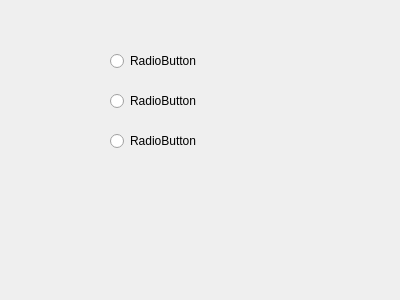
<?xml version="1.0" encoding="UTF-8"?>
<ui version="4.0">
 <class>difficultydialog</class>
 <widget class="QDialog" name="difficultydialog">
  <property name="geometry">
   <rect>
    <x>0</x>
    <y>0</y>
    <width>400</width>
    <height>300</height>
   </rect>
  </property>
  <property name="windowTitle">
   <string>Dialog</string>
  </property>
  <widget class="QRadioButton" name="easyRadioButton">
   <property name="geometry">
    <rect>
     <x>110</x>
     <y>50</y>
     <width>91</width>
     <height>22</height>
    </rect>
   </property>
   <property name="text">
    <string>RadioButton</string>
   </property>
  </widget>
  <widget class="QRadioButton" name="middleRadioButton">
   <property name="geometry">
    <rect>
     <x>110</x>
     <y>90</y>
     <width>91</width>
     <height>22</height>
    </rect>
   </property>
   <property name="text">
    <string>RadioButton</string>
   </property>
  </widget>
  <widget class="QRadioButton" name="difficultRadioButton">
   <property name="geometry">
    <rect>
     <x>110</x>
     <y>130</y>
     <width>91</width>
     <height>22</height>
    </rect>
   </property>
   <property name="text">
    <string>RadioButton</string>
   </property>
  </widget>
 </widget>
 <resources/>
 <connections/>
</ui>
